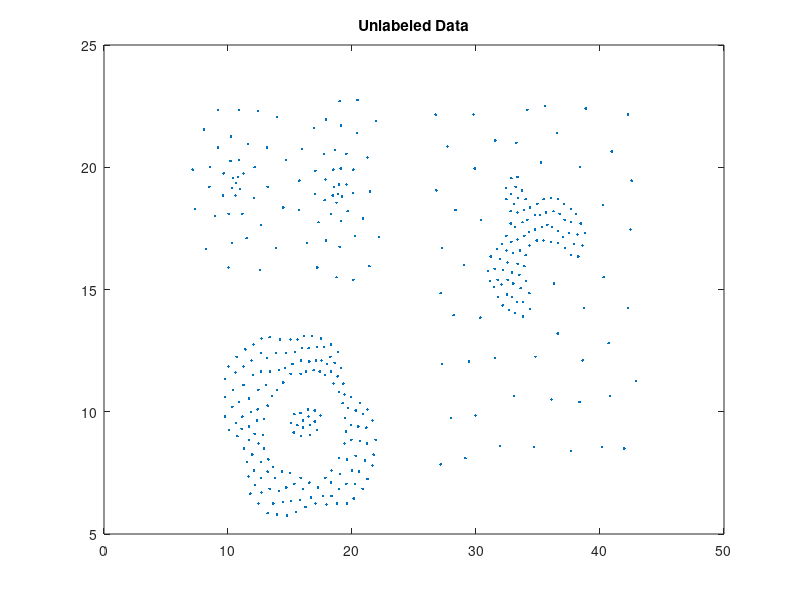
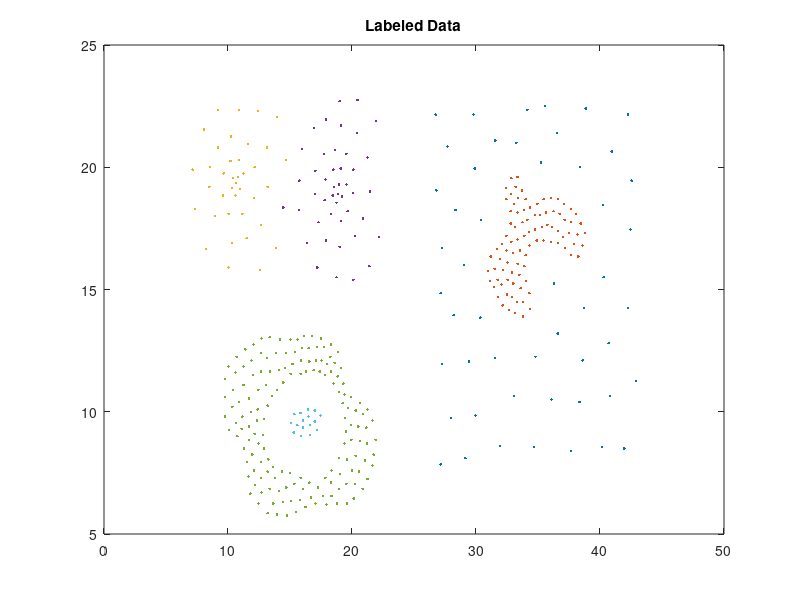
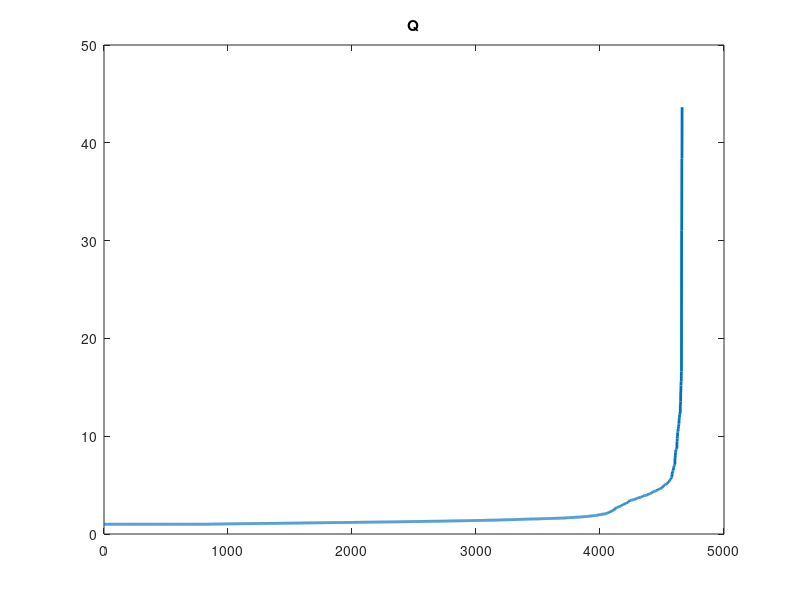

MATLAB code to generate these figures, in order: (Note: this script raises an error after producing the figures.)
clear 
close all
Data = load('Compound.txt');
x = Data(:,1);
y = Data(:,2);

figure
plot(x, y, '.')
title('Unlabeled Data')

%% bench mark
c = Data(:,3);
len_data = length(x);
len_class = length(unique(c));
% color_idx = ['r', 'g', 'b', 'c', 'm', 'y', 'k', 'w'];

figure
for i = 1:len_class
    idx = find(c == i);
    x_class_i = x(idx);
    y_class_i = y(idx);
    
    plot(x_class_i,y_class_i, '.')
    hold on
end
hold off
title('Labeled Data')
%%
xd = x;
yd = y;

TRI = delaunay(xd,yd);
len = length(TRI);
TRIsp = zeros(size(TRI));
UniTRI =unique(sort(TRI(:)));
new_TRI_Sid = [];
Q = []; % q

for idx2 = 1:length(UniTRI)  % one dimension situation.

    temp_ind = mod(find(TRI == UniTRI(idx2)),len); % find lines begin with the same dot.
    temp_ind(temp_ind == 0) = len;
    temp_col = ceil(find(TRI == UniTRI(idx2))./len);
    temp_TRI = TRI(temp_ind,:); % the row that dot is in.
    temp_TRI_Side = [];
    TRI_Sid = [];
    lenSide = [];

    for idx3 = 1:length(temp_ind);

        xDot1 = xd(temp_TRI(idx3,1));
        xDot2 = xd(temp_TRI(idx3,2));
        xDot3 = xd(temp_TRI(idx3,3));

        yDot1 = yd(temp_TRI(idx3,1));
        yDot2 = yd(temp_TRI(idx3,2));
        yDot3 = yd(temp_TRI(idx3,3));

        a12 = sqrt((xDot2-xDot1)*(xDot2-xDot1)+(yDot2-yDot1)*(yDot2-yDot1));
        b23 = sqrt((xDot2-xDot3)*(xDot2-xDot3)+(yDot2-yDot3)*(yDot2-yDot3));
        c13 = sqrt((xDot3-xDot1)*(xDot3-xDot1)+(yDot3-yDot1)*(yDot3-yDot1));

        if temp_col(idx3) == 1
            lenSide = [lenSide;a12,c13];
            temp_TRI_Side = [temp_TRI_Side; temp_TRI(idx3,2),temp_TRI(idx3,3)];
            elseif temp_col(idx3) == 2
                lenSide = [lenSide;a12,b23];
                temp_TRI_Side = [temp_TRI_Side; temp_TRI(idx3,1),temp_TRI(idx3,3)];
            else 
                lenSide = [lenSide;c13,b23];
                temp_TRI_Side = [temp_TRI_Side; temp_TRI(idx3,1),temp_TRI(idx3,2)];
        end
    end

    Q0 = lenSide./min(lenSide(:));
    Q = [Q;Q0];

end



Q = sort(Q(:));
figure
plot(Q,'LineWidth',2)
title('Q')

T = ppTreshForQ(Q); % threshold for Q; wl = T.
wl = T;

% ---------------------wl = T-------------------
for idx2 = 1:length(UniTRI)  % one dimension situation.

    temp_ind = mod(find(TRI == UniTRI(idx2)),len); % find lines begin with the same dot.
    temp_ind(temp_ind == 0) = len;
    temp_col = ceil(find(TRI == UniTRI(idx2))./len);
    temp_TRI = TRI(temp_ind,:); % the row that dot is in.
    temp_TRI_Side = [];
    TRI_Sid = [];
    lenSide = [];

    for idx3 = 1:length(temp_ind);

        xDot1 = xd(temp_TRI(idx3,1));
        xDot2 = xd(temp_TRI(idx3,2));
        xDot3 = xd(temp_TRI(idx3,3));

        yDot1 = yd(temp_TRI(idx3,1));
        yDot2 = yd(temp_TRI(idx3,2));
        yDot3 = yd(temp_TRI(idx3,3));

        a12 = sqrt((xDot2-xDot1)*(xDot2-xDot1)+(yDot2-yDot1)*(yDot2-yDot1));
        b23 = sqrt((xDot2-xDot3)*(xDot2-xDot3)+(yDot2-yDot3)*(yDot2-yDot3));
        c13 = sqrt((xDot3-xDot1)*(xDot3-xDot1)+(yDot3-yDot1)*(yDot3-yDot1));

        if temp_col(idx3) == 1
            lenSide = [lenSide;a12,c13];
            temp_TRI_Side = [temp_TRI_Side; temp_TRI(idx3,2),temp_TRI(idx3,3)];
            elseif temp_col(idx3) == 2
                lenSide = [lenSide;a12,b23];
                temp_TRI_Side = [temp_TRI_Side; temp_TRI(idx3,1),temp_TRI(idx3,3)];
            else 
                lenSide = [lenSide;c13,b23];
                temp_TRI_Side = [temp_TRI_Side; temp_TRI(idx3,1),temp_TRI(idx3,2)];
        end
    end

    ids = lenSide < wl*min(lenSide(:)); % [1,1;0,1;0...]
    TRI_Sid(:,2:3) = temp_TRI_Side.*ids;
    TRI_Sid(:,1) = UniTRI(idx2);

    new_TRI_Sid = [new_TRI_Sid;TRI_Sid]; %#ok<AGROW>

end
%---------------------------------------------------------------------------------------
w = 35;
h = 35;
figure
% imshow(src)
% hold on;
ppDualplot(new_TRI_Sid,xd,yd) % result
set(get(gca, 'Title'), 'String', 'Result of point set reconstruction.');
hold off

%%
 %----------------------------Area  restriction ---------------------------
figure
% imshow(src)
% hold on;
triplot(TRI,xd,yd)
% set(gca,'ydir','reverse')
% axis off
hold on;
plot(xd,yd,'.r');
hold off

